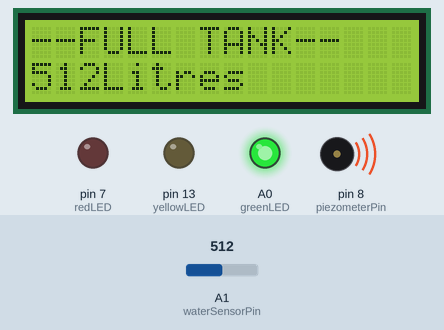
Recording of a sketch running on a simulated Arduino Uno, built with avr-gcc and run on an emulated ATmega328P. Shown: 16×2 character LCD, output pins drawn as LEDs (lit = HIGH), buzzer (waves = sounding). The inputs (shaded band) are chosen by the test bench; at power-on: A1 (waterSensorPin) = 512.

Above: at 1.2 s.
1.3 s: A1 (waterSensorPin) set to 417
At 1.9 s:
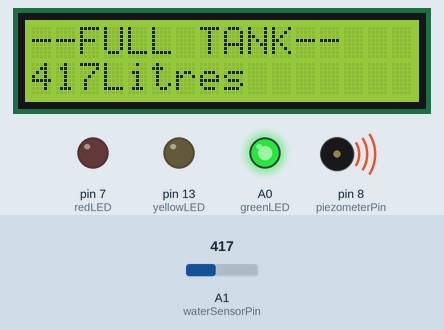
4.3 s: A1 (waterSensorPin) set to 385
At 5.0 s:
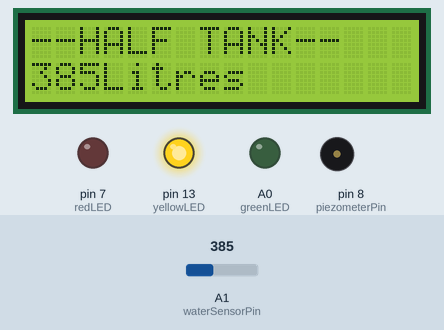
7.1 s: A1 (waterSensorPin) set to 208
At 7.5 s:
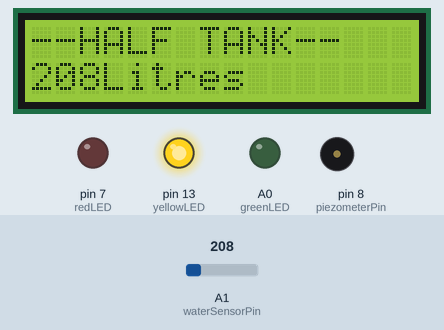
8.6 s: A1 (waterSensorPin) set to 182
At 9.0 s:
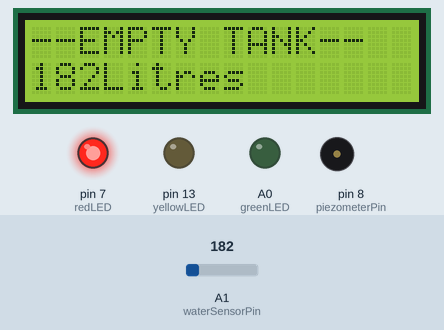
Timing chart, 0 to 11.6 s (numbered marks = the images above; inputs shaded):
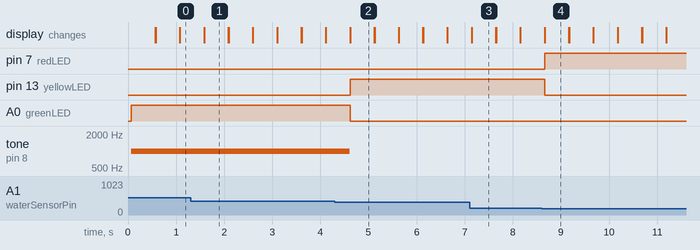

The sketch:

water_level_sensor_project.ino
```cpp
/// Libraries
#include <LiquidCrystal.h>

// LCD initialization
const int rs = 12;
const int en = 11;
const int d4 = 5;
const int d5 = 4;
const int d6 = 3;
const int d7 = 2;

LiquidCrystal lcd(rs, en, d4, d5, d6, d7);

// Piezometer
int piezometerPin = 8;

// LED bulbs
int redLED = 7;
int yellowLED = 13;
int greenLED = A0;

// Water Sensor pin
int waterSensorPin = A1;

void setup() {
  // put your setup code here, to run once:
  Serial.begin(9600);

  // LCD
  lcd.begin(16, 2);
  lcd.print("Hello Gachuhi!");

  // LED bulbs
  pinMode(redLED, OUTPUT);
  pinMode(yellowLED, OUTPUT);
  pinMode(greenLED, OUTPUT);

}

void loop() {
  // // put your main code here, to run repeatedly:

  // Read water values
  int waterSensorValue = analogRead(waterSensorPin);
  // Serial.println(waterSensorValue);
  if (waterSensorValue < 200) {
    digitalWrite(redLED, HIGH);
    digitalWrite(yellowLED, LOW);
    analogWrite(greenLED, 0);
    lcd.setCursor(0, 0);
    lcd.print("--EMPTY TANK--");
    lcd.setCursor(0, 2);
    lcd.print(waterSensorValue);
    lcd.print("Litres");
    delay(500);
    lcd.clear();
  } else if (waterSensorValue >= 200 && waterSensorValue < 400) {
    digitalWrite(yellowLED, HIGH);
    digitalWrite(redLED, LOW);
    analogWrite(greenLED, 0);
    lcd.setCursor(0, 0);
    lcd.print("--HALF TANK--");
    lcd.setCursor(0, 2);
    lcd.print(waterSensorValue);
    lcd.print("Litres");
    delay(500);
    lcd.clear();
  } else if (waterSensorValue >= 400 && waterSensorValue < 620) {
    // Piezometer Pin Tone
    tone(piezometerPin, 1000, 500);
    analogWrite(greenLED, 255);
    digitalWrite(redLED, LOW);
    digitalWrite(yellowLED, LOW);
    lcd.setCursor(0, 0);
    lcd.print("--FULL TANK--");
    lcd.setCursor(0, 2);
    lcd.print(waterSensorValue);
    lcd.print("Litres");
    delay(500);
    lcd.clear();
  }
  // delay(200);
}
```

Measured:
- the behaviour switches between 400 and 399 on A1 (waterSensorPin) (found by bisection; images 1 and 2)
- the behaviour switches between 200 and 199 on A1 (waterSensorPin) (found by bisection; images 3 and 4)
- after the input at 1.3 s, the display: first differs from a run without the input after 0.28 s (image 1)
- after the input at 4.3 s, pin 13 (yellowLED): LOW → HIGH after 0.32 s; A0 (greenLED): HIGH → LOW after 0.32 s; tone on pin 8 (piezometerPin): 1000 Hz → silent after 0.31 s; the display: first differs from a run without the input after 0.32 s (image 2)
- after the input at 7.1 s, the display: first differs from a run without the input after 0.05 s (image 3)
- after the input at 8.6 s, pin 7 (redLED): LOW → HIGH after 0.06 s; pin 13 (yellowLED): HIGH → LOW after 0.06 s; the display: first differs from a run without the input after 0.06 s (image 4)
- what the display in image 1 shows lasts 0.5 s, from 1.6 s to 2.1 s
